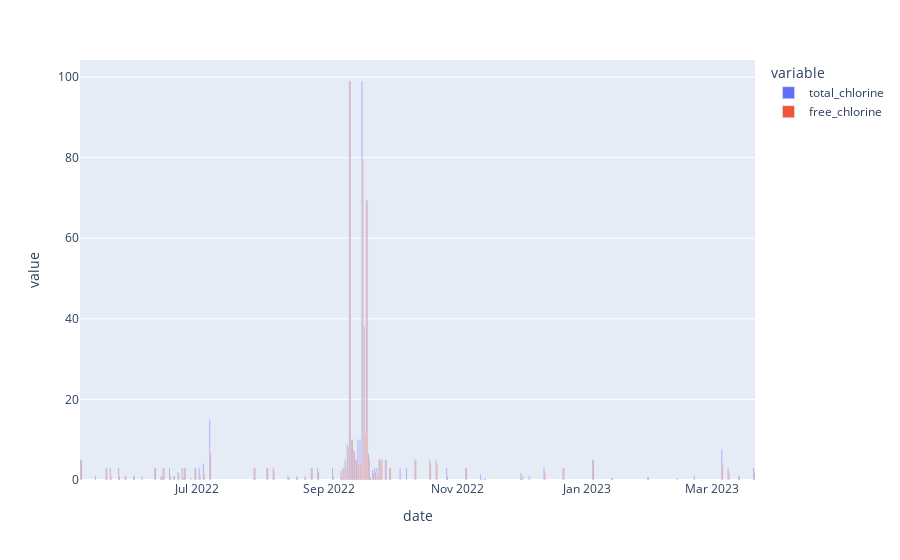

The cell this chart's notebook holds for it:
### Markdown cell above
Chlorine visualization

### Code cell
fig = px.bar(
    readings.groupby('date', as_index=False).mean(),
    x = 'date',
    y = ['total_chlorine', 'free_chlorine'],
    barmode = 'group'
)

fig.show()
